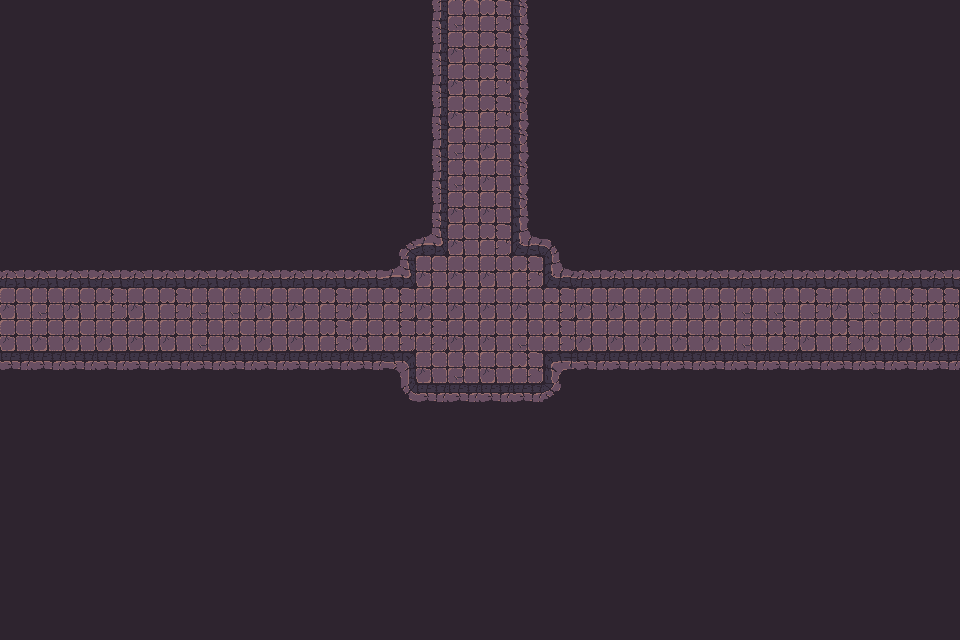

Tiled map render using the project's own tile images. Description and the whole map definition, tile-layer contents included, below:
An orthogonal 30x20 tile map with 32x32 px tiles, 1 tile layer (Tile layer 1), 2 tilesets and 57 objects.

<map version="1.10" tiledversion="1.11.2" orientation="orthogonal" renderorder="right-down" width="30" height="20" tilewidth="32" tileheight="32" infinite="0" nextlayerid="3" nextobjectid="1">
    <tileset firstgid="1" name="Town Tileset" tilewidth="32" tileheight="32" tilecount="64" columns="8">
        <image source="../../../tiles/World H Tileset.png" trans="ff00ff" width="256" height="256" />
        <tile id="4">
            <objectgroup draworder="index" id="2">
                <object id="1" x="0" y="0" width="32" height="32" />
            </objectgroup>
        </tile>
        <tile id="5">
            <objectgroup draworder="index" id="2">
                <object id="1" x="0" y="0" width="32" height="32" />
            </objectgroup>
        </tile>
        <tile id="6">
            <objectgroup draworder="index" id="2">
                <object id="1" x="0" y="0" width="32" height="32" />
            </objectgroup>
        </tile>
        <tile id="7">
            <objectgroup draworder="index" id="2">
                <object id="1" x="0" y="0" width="32" height="32" />
            </objectgroup>
        </tile>
        <tile id="8">
            <objectgroup draworder="index" id="2">
                <object id="1" x="0" y="0" width="32" height="32" />
            </objectgroup>
        </tile>
        <tile id="10">
            <objectgroup draworder="index" id="2">
                <object id="1" x="0" y="32" width="32" height="0" />
            </objectgroup>
        </tile>
        <tile id="11">
            <objectgroup draworder="index" id="2">
                <object id="1" x="0" y="32" width="32" height="0" />
                <object id="2" x="32" y="0" width="0" height="32" />
            </objectgroup>
        </tile>
        <tile id="12">
            <objectgroup draworder="index" id="2">
                <object id="1" x="32" y="0" width="0" height="32" />
            </objectgroup>
        </tile>
        <tile id="13">
            <objectgroup draworder="index" id="2">
                <object id="1" x="0" y="32" width="32" height="0" />
                <object id="2" x="0" y="32" width="32" height="0" />
                <object id="3" x="0" y="0" width="0" height="32" />
            </objectgroup>
        </tile>
        <tile id="14">
            <objectgroup draworder="index" id="2">
                <object id="1" x="0" y="0" width="0" height="32" />
            </objectgroup>
        </tile>
        <tile id="16">
            <objectgroup draworder="index" id="2">
                <object id="1" x="0" y="0" width="32" height="32" />
            </objectgroup>
        </tile>
        <tile id="24">
            <objectgroup draworder="index" id="2">
                <object id="1" x="0" y="0" width="32" height="32" />
            </objectgroup>
        </tile>
    </tileset>
    <tileset firstgid="65" name="Dungeon Crawler Tileset" tilewidth="32" tileheight="32" tilecount="100" columns="10">
        <image source="../../../tiles/Dungeon_Tile.png" trans="" width="320" height="320" />
        <tile id="2">
            <objectgroup draworder="index" id="2">
                <object id="1" x="0" y="0" width="32" height="32" />
            </objectgroup>
        </tile>
        <tile id="3">
            <objectgroup draworder="index" id="2">
                <object id="1" x="0" y="0" width="32" height="32" />
            </objectgroup>
        </tile>
        <tile id="4">
            <objectgroup draworder="index" id="2">
                <object id="1" x="0" y="0" width="32" height="32" />
            </objectgroup>
        </tile>
        <tile id="5">
            <objectgroup draworder="index" id="2">
                <object id="1" x="0" y="0" width="32" height="32" />
            </objectgroup>
        </tile>
        <tile id="6">
            <objectgroup draworder="index" id="2">
                <object id="1" x="0" y="0" width="32" height="32" />
            </objectgroup>
        </tile>
        <tile id="8">
            <objectgroup draworder="index" id="2">
                <object id="1" x="0" y="0" width="32" height="32" />
            </objectgroup>
        </tile>
        <tile id="12">
            <objectgroup draworder="index" id="2">
                <object id="1" x="0" y="0" width="32" height="32" />
            </objectgroup>
        </tile>
        <tile id="13">
            <objectgroup draworder="index" id="2">
                <object id="1" x="0" y="0" width="32" height="32" />
            </objectgroup>
        </tile>
        <tile id="14">
            <objectgroup draworder="index" id="2">
                <object id="1" x="0" y="0" width="32" height="32" />
            </objectgroup>
        </tile>
        <tile id="15">
            <objectgroup draworder="index" id="2">
                <object id="1" x="0" y="0" width="32" height="32" />
            </objectgroup>
        </tile>
        <tile id="16">
            <objectgroup draworder="index" id="2">
                <object id="1" x="0" y="0" width="32" height="32" />
            </objectgroup>
        </tile>
        <tile id="18">
            <objectgroup draworder="index" id="2">
                <object id="1" x="0" y="0" width="32" height="32" />
            </objectgroup>
        </tile>
        <tile id="22">
            <objectgroup draworder="index" id="2">
                <object id="1" x="0" y="0" width="32" height="32" />
            </objectgroup>
        </tile>
        <tile id="23">
            <objectgroup draworder="index" id="2">
                <object id="1" x="0" y="0" width="32" height="32" />
            </objectgroup>
        </tile>
        <tile id="24">
            <objectgroup draworder="index" id="2">
                <object id="1" x="0" y="0" width="32" height="32" />
            </objectgroup>
        </tile>
        <tile id="25">
            <objectgroup draworder="index" id="2">
                <object id="1" x="0" y="0" width="32" height="32" />
            </objectgroup>
        </tile>
        <tile id="26">
            <objectgroup draworder="index" id="2">
                <object id="1" x="0" y="0" width="32" height="32" />
            </objectgroup>
        </tile>
        <tile id="28">
            <objectgroup draworder="index" id="2">
                <object id="1" x="0" y="0" width="32" height="32" />
            </objectgroup>
        </tile>
        <tile id="32">
            <objectgroup draworder="index" id="2">
                <object id="1" x="0" y="0" width="32" height="32" />
            </objectgroup>
        </tile>
        <tile id="33">
            <objectgroup draworder="index" id="2">
                <object id="1" x="0" y="0" width="32" height="32" />
            </objectgroup>
        </tile>
        <tile id="34">
            <objectgroup draworder="index" id="2">
                <object id="1" x="0" y="0" width="32" height="32" />
            </objectgroup>
        </tile>
        <tile id="35">
            <objectgroup draworder="index" id="2">
                <object id="1" x="0" y="0" width="32" height="32" />
            </objectgroup>
        </tile>
        <tile id="36">
            <objectgroup draworder="index" id="2">
                <object id="1" x="0" y="0" width="32" height="32" />
            </objectgroup>
        </tile>
        <tile id="38">
            <objectgroup draworder="index" id="2">
                <object id="1" x="0" y="0" width="32" height="32" />
            </objectgroup>
        </tile>
        <tile id="42">
            <objectgroup draworder="index" id="2">
                <object id="1" x="0" y="0" width="32" height="32" />
            </objectgroup>
        </tile>
        <tile id="43">
            <objectgroup draworder="index" id="2">
                <object id="1" x="0" y="0" width="32" height="32" />
            </objectgroup>
        </tile>
        <tile id="44">
            <objectgroup draworder="index" id="2">
                <object id="1" x="0" y="0" width="32" height="32" />
            </objectgroup>
        </tile>
        <tile id="45">
            <objectgroup draworder="index" id="2">
                <object id="1" x="0" y="0" width="32" height="32" />
            </objectgroup>
        </tile>
        <tile id="46">
            <objectgroup draworder="index" id="2">
                <object id="1" x="0" y="0" width="32" height="32" />
            </objectgroup>
        </tile>
        <tile id="48">
            <objectgroup draworder="index" id="2">
                <object id="1" x="0" y="0" width="32" height="32" />
            </objectgroup>
        </tile>
        <tile id="52">
            <objectgroup draworder="index" id="2">
                <object id="1" x="0" y="0" width="32" height="32" />
            </objectgroup>
        </tile>
        <tile id="53">
            <objectgroup draworder="index" id="2">
                <object id="1" x="0" y="0" width="32" height="32" />
            </objectgroup>
        </tile>
        <tile id="54">
            <objectgroup draworder="index" id="2">
                <object id="1" x="0" y="0" width="32" height="32" />
            </objectgroup>
        </tile>
        <tile id="55">
            <objectgroup draworder="index" id="2">
                <object id="1" x="0" y="0" width="32" height="32" />
            </objectgroup>
        </tile>
        <tile id="56">
            <objectgroup draworder="index" id="2">
                <object id="1" x="0" y="0" width="32" height="32" />
            </objectgroup>
        </tile>
        <tile id="58">
            <objectgroup draworder="index" id="2">
                <object id="1" x="0" y="0" width="32" height="32" />
            </objectgroup>
        </tile>
        <tile id="62">
            <objectgroup draworder="index" id="2">
                <object id="1" x="0" y="0" width="32" height="32" />
            </objectgroup>
        </tile>
        <tile id="63">
            <objectgroup draworder="index" id="2">
                <object id="1" x="0" y="0" width="32" height="32" />
            </objectgroup>
        </tile>
        <tile id="64">
            <objectgroup draworder="index" id="2">
                <object id="1" x="0" y="0" width="32" height="32" />
            </objectgroup>
        </tile>
        <tile id="65">
            <objectgroup draworder="index" id="2">
                <object id="1" x="0" y="0" width="32" height="32" />
            </objectgroup>
        </tile>
        <tile id="66">
            <objectgroup draworder="index" id="2">
                <object id="1" x="0" y="0" width="32" height="32" />
            </objectgroup>
        </tile>
        <tile id="68">
            <objectgroup draworder="index" id="2">
                <object id="1" x="0" y="0" width="32" height="32" />
            </objectgroup>
        </tile>
    </tileset>
    <layer id="1" name="Tile layer 1" width="30" height="20">
        <data encoding="csv">
122,122,122,122,122,122,122,122,122,122,122,122,122,77,66,65,79,122,122,122,122,122,122,122,122,122,122,122,122,122,
122,122,122,122,122,122,122,122,122,122,122,122,122,77,75,65,79,122,122,122,122,122,122,122,122,122,122,122,122,122,
122,122,122,122,122,122,122,122,122,122,122,122,122,77,75,65,79,122,122,122,122,122,122,122,122,122,122,122,122,122,
122,122,122,122,122,122,122,122,122,122,122,122,122,77,75,65,79,122,122,122,122,122,122,122,122,122,122,122,122,122,
122,122,122,122,122,122,122,122,122,122,122,122,122,77,66,75,79,122,122,122,122,122,122,122,122,122,122,122,122,122,
122,122,122,122,122,122,122,122,122,122,122,122,122,77,66,75,79,122,122,122,122,122,122,122,122,122,122,122,122,122,
122,122,122,122,122,122,122,122,122,122,122,122,122,77,75,75,79,122,122,122,122,122,122,122,122,122,122,122,122,122,
122,122,122,122,122,122,122,122,122,122,122,122,67,103,75,65,100,69,122,122,122,122,122,122,122,122,122,122,122,122,
68,68,68,68,68,68,68,68,68,68,68,68,103,75,75,75,65,100,68,68,68,68,68,68,68,68,68,68,68,68,
75,66,75,65,75,65,66,66,75,75,65,75,65,75,75,75,75,65,75,75,75,75,75,66,66,65,75,66,65,65,
75,75,75,75,75,75,66,75,75,75,65,75,65,65,75,75,66,65,75,75,75,75,75,66,65,75,65,75,75,75,
88,88,88,88,88,88,88,88,88,88,88,88,73,75,66,75,65,70,88,88,88,88,88,88,88,88,88,88,88,88,
122,122,122,122,122,122,122,122,122,122,122,122,87,88,88,88,88,89,122,122,122,122,122,122,122,122,122,122,122,122,
122,122,122,122,122,122,122,122,122,122,122,122,122,122,122,122,122,122,122,122,122,122,122,122,122,122,122,122,122,122,
122,122,122,122,122,122,122,122,122,122,122,122,122,122,122,122,122,122,122,122,122,122,122,122,122,122,122,122,122,122,
122,122,122,122,122,122,122,122,122,122,122,122,122,122,122,122,122,122,122,122,122,122,122,122,122,122,122,122,122,122,
122,122,122,122,122,122,122,122,122,122,122,122,122,122,122,122,122,122,122,122,122,122,122,122,122,122,122,122,122,122,
122,122,122,122,122,122,122,122,122,122,122,122,122,122,122,122,122,122,122,122,122,122,122,122,122,122,122,122,122,122,
122,122,122,122,122,122,122,122,122,122,122,122,122,122,122,122,122,122,122,122,122,122,122,122,122,122,122,122,122,122,
122,122,122,122,122,122,122,122,122,122,122,122,122,122,122,122,122,122,122,122,122,122,122,122,122,122,122,122,122,122
        </data>
    </layer>
</map>
